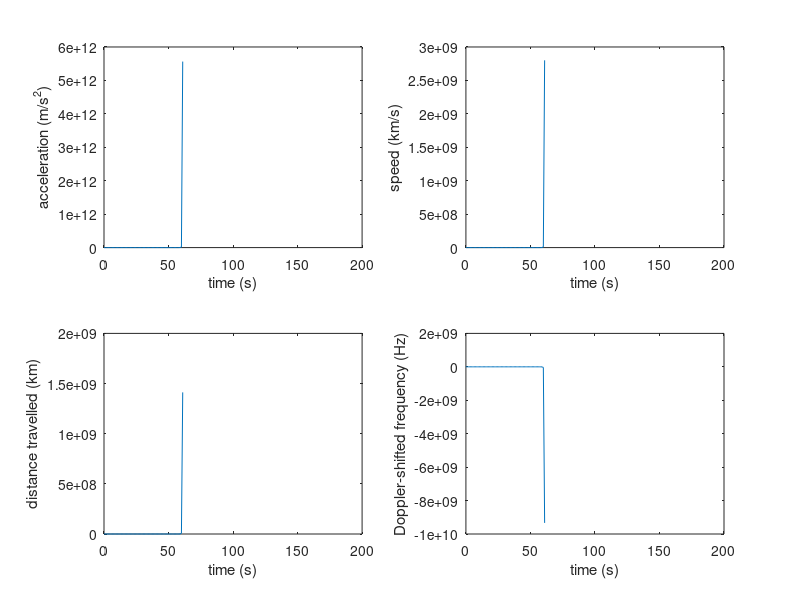
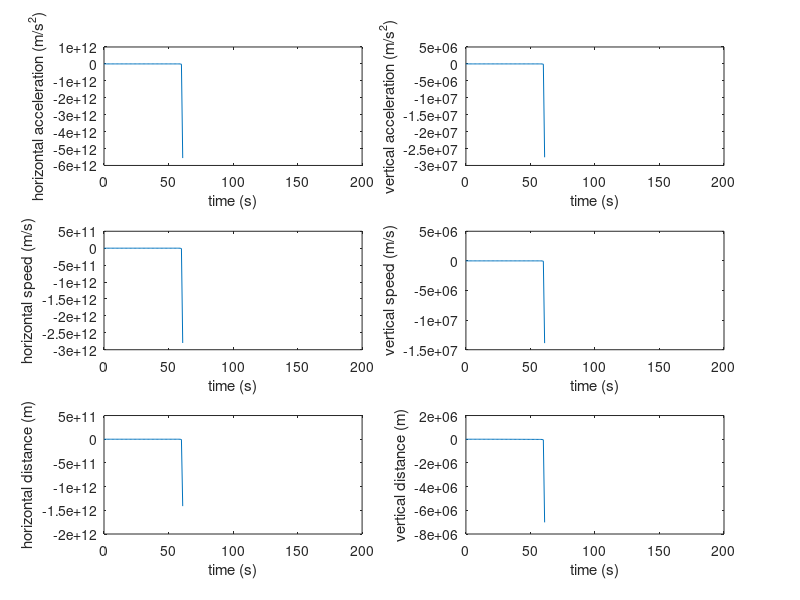
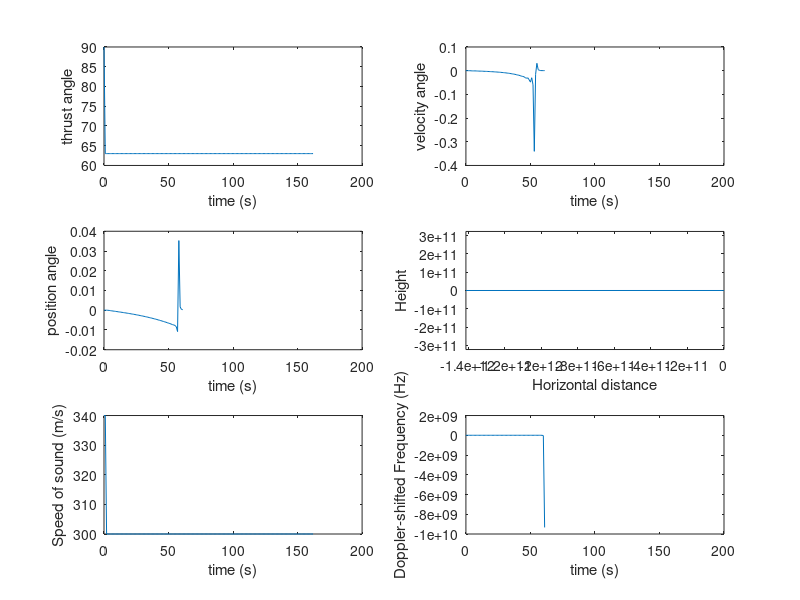

Source code (MATLAB) for these figures, in order:
clear all
close all
%% Falcon 9 full thrust
thrust = 7.607e6; % N
m_initial = 549054; % kg, mass of fully laden Falcon 9
burntime = 162; % s
m_1ststage_empty = 22200; % kg
m_2ndstage_full = 115000; % kg
m_payload = 1700; % kg
m_lost = m_initial - m_1ststage_empty - m_2ndstage_full - m_payload;
k = m_lost / burntime; % kg/s
b = 0.001 * k; % drag constant, kg/s
vy(1)=0;
vx(1)=0;
v(1)=0;
ay(1)=0;
ax(1)=0;
a(1)=0;
dy(1)=0;
dx(1)=0;
d(1)=0;
m(1)=m_initial;
g(1) = 9.8055; % m/s^2
R=6.371e6; %m
f(1)=60; % Hz
c(1)=340; % speed of sound, m/s
theta(1)=0;
for t=1:burntime
    theta(t+1)=min([t 80]); % thrust angle gradually increases from 0-80 degrees from the vertical
    theta(t+1)=27;
    g(t+1) = g(1) * R^2 /  (dy(t) + R)^2;
    m(t+1) = m(t) - k;
    drag = b * v(t) * exp(-dy(t)/8000);
    cos(deg2rad(theta(t+1)));
    thrust - drag;
    mean([m(t:t+1)]);
    mean([g(t:t+1)]);
    disp(drag)
    ay(t+1) = cos(deg2rad(theta(t+1))) * (thrust - drag) / mean([m(t:t+1)]) - mean([g(t:t+1)]) ;
    ax(t+1) = sin(deg2rad(theta(t+1))) * (thrust - drag) ;
    vy(t+1) = vy(t) + mean([ay(t) ay(t+1)]);
    vx(t+1) = vx(t) + mean([ax(t) ax(t+1)]);
    dy(t+1) = dy(t) + mean([vy(t) vy(t+1)]);
    dx(t+1) = dx(t) + mean([vx(t) vx(t+1)]);
    a(t+1) = sqrt(ay(t+1)^2 + ax(t+1)^2);
    v(t+1) = sqrt(vy(t+1)^2 + vx(t+1)^2);
    d(t+1) = sqrt(dy(t+1)^2 + dx(t+1)^2);
    
    % now compute doppler shifted frequency - for this need to know velocity along the
    % angle from launchpad to rocket
    c(t+1) = max([c(1) - d(t)/500 * 2  300]); % based on tables of elevation, pressure, temperature & c
    alpha(t+1) = atan(dy(t+1)/dx(t+1));
    phi(t+1) = atan(vy(t+1)/vx(t+1));
    vaway(t+1) = cos(alpha(t+1)-phi(t+1)) * v(t+1);
    f(t+1) = f(1) - vaway(t+1) / c(t+1);    
end
figure(1)
t=0:burntime;
subplot(2,2,1),plot(t,a);
xlabel('time (s)'); ylabel('acceleration (m/s^2)')
subplot(2,2,2),plot(t,v/1000);
xlabel('time (s)'); ylabel('speed (km/s)')
subplot(2,2,3),plot(t,d/1000);
xlabel('time (s)'); ylabel('distance travelled (km)')
subplot(2,2,4),plot(t,f);
xlabel('time (s)'); ylabel('Doppler-shifted frequency (Hz)')

figure(2)
subplot(3,2,1),plot(t,ax);
xlabel('time (s)'); ylabel('horizontal acceleration (m/s^2)')
subplot(3,2,2),plot(t,ay);
xlabel('time (s)'); ylabel('vertical acceleration (m/s^2)')
subplot(3,2,3),plot(t,vx);
xlabel('time (s)'); ylabel('horizontal speed (m/s)')
subplot(3,2,4),plot(t,vy);
xlabel('time (s)'); ylabel('vertical speed (m/s)')
subplot(3,2,5),plot(t,dx);
xlabel('time (s)'); ylabel('horizontal distance (m)')
subplot(3,2,6),plot(t,dy);
xlabel('time (s)'); ylabel('vertical distance (m)')

figure(3)
subplot(3,2,1),plot(t,90-theta);
xlabel('time (s)'); ylabel('thrust angle')
subplot(3,2,2),plot(t,rad2deg(phi));
xlabel('time (s)'); ylabel('velocity angle')
subplot(3,2,3),plot(t,rad2deg(alpha));
xlabel('time (s)'); ylabel('position angle')
subplot(3,2,4),plot(dx,dy);
xlabel('Horizontal distance'); ylabel('Height'); axis equal;
subplot(3,2,5),plot(t,c);
xlabel('time (s)'); ylabel('Speed of sound (m/s)')
subplot(3,2,6),plot(t,f);
xlabel('time (s)'); ylabel('Doppler-shifted Frequency (Hz)')

